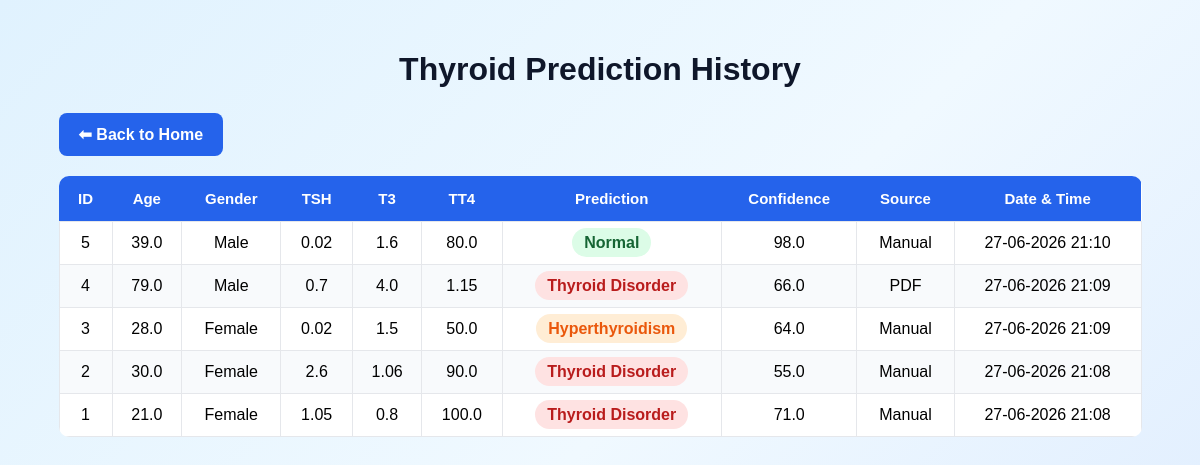
Screenshot of /history (signed in) with the database file from the repository.
### tables this page shows
CREATE TABLE predictions (
    id INTEGER PRIMARY KEY AUTOINCREMENT,
    age REAL,
    gender TEXT,
    tsh REAL,
    t3 REAL,
    tt4 REAL,
    prediction TEXT,
    confidence REAL,
    source TEXT
, prediction_time TEXT);

### app.py (the view)
@app.route('/history')
@login_required
def history():
    conn = sqlite3.connect("thyroid.db")
    cursor = conn.cursor()
    cursor.execute("SELECT * FROM predictions ORDER BY id DESC")
    records = cursor.fetchall()
    conn.close()
    return render_template('history.html', records=records, user=session['user'])

### app.py (called while the page is built)
def login_required(f):
    @wraps(f)
    def wrap(*args, **kwargs):
        if 'user' not in session:
            return redirect(url_for('login'))
        return f(*args, **kwargs)
    return wrap

### templates/history.html (shortened to what this page needs)
<!DOCTYPE html>
<html lang="en">
<head>
<link rel="stylesheet" href="{{ url_for('static', filename='history.css') }}">
</head>
<body>
<div class="container">
    <h1>Thyroid Prediction History</h1>
    <a href="/" class="back-btn">⬅ Back to Home</a>
    <div class="table-wrapper">
        <table>
            <thead>
                <tr>
                    <th>ID</th>
                    <th>Age</th>
                    <th>Gender</th>
                    <th>TSH</th>
                    <th>T3</th>
                    <th>TT4</th>
                    <th>Prediction</th>
                    <th>Confidence</th>
                    <th>Source</th>
                    <th>Date & Time</th>
                </tr>
            </thead>
            <tbody>
                {% for row in records %}
                <tr>
                    <td>{{ row[0] }}</td>
                    <td>{{ row[1] }}</td>
                    <td>{{ row[2] }}</td>
                    <td>{{ row[3] }}</td>
                    <td>{{ row[4] }}</td>
                    <td>{{ row[5] }}</td>
                    <td>
                    {% if row[6] == "Normal" %}
                        <span class="normal"> Normal</span>
                    {% elif row[6] == "Hypothyroidism" %}
                        <span class="hypo"> Hypothyroidism</span>
                    {% elif row[6] == "Hyperthyroidism" %}
                        <span class="hyper"> Hyperthyroidism</span>
                    {% else %}
                        <span class="disease">{{ row[6] }}</span>
                    {% endif %}
                    </td>
                    <td>{{ row[7] }}</td>
                    <td>{{ row[8] }}</td>
                    <td>{{ row[9] }}</td>
                </tr>
                {% endfor %}
            </tbody>
        </table>
    </div>
</div>
</body>
</html>

### static/history.css (style rules this page uses)
body { margin:0; font-family:Arial, sans-serif; background:linear-gradient( 135deg, #e0f2fe 0%, #f0f9ff 50%, #dbeafe 100% ); min-height:100vh; padding:30px; }
.container { width:95%; max-width:1400px; margin:auto; overflow-x:auto; }
h1 { text-align:center; color:#0f172a; margin-bottom:25px; }
.back-btn { display:inline-block; padding:12px 20px; background:#2563eb; color:white; text-decoration:none; border-radius:8px; font-weight:bold; transition:0.3s; margin-bottom:20px; }
table { width:100%; border-collapse:collapse; background:white; overflow:hidden; border-radius:10px; }
th { background:#2563eb; color:white; padding:14px; font-size:15px; }
td { padding:12px; text-align:center; border:1px solid #e5e7eb; }
tr:nth-child(even) { background:#f8fafc; }
.normal { background:#dcfce7; color:#166534; padding:6px 12px; border-radius:20px; font-weight:bold; }
.hyper { background:#ffedd5; color:#ea580c; padding:6px 12px; border-radius:20px; font-weight:bold; }
.disease { background:#fee2e2; color:#b91c1c; padding:6px 12px; border-radius:20px; font-weight:bold; }

### rows the page displays
predictions: id "5", age "39.0", gender "Male", tsh "0.02", t3 "1.6", tt4 "80.0", prediction "Normal", confidence "98.0", source "Manual", prediction_time "27-06-2026 21:10"
predictions: id "4", age "79.0", gender "Male", tsh "0.7", t3 "4.0", tt4 "1.15", prediction "Thyroid Disorder", confidence "66.0", source "PDF", prediction_time "27-06-2026 21:09"
predictions: id "3", age "28.0", gender "Female", tsh "0.02", t3 "1.5", tt4 "50.0", prediction "Hyperthyroidism", confidence "64.0", source "Manual", prediction_time "27-06-2026 21:09"
predictions: id "2", age "30.0", gender "Female", tsh "2.6", t3 "1.06", tt4 "90.0", prediction "Thyroid Disorder", confidence "55.0", source "Manual", prediction_time "27-06-2026 21:08"
predictions: id "1", age "21.0", gender "Female", tsh "1.05", t3 "0.8", tt4 "100.0", prediction "Thyroid Disorder", confidence "71.0", source "Manual", prediction_time "27-06-2026 21:08"
